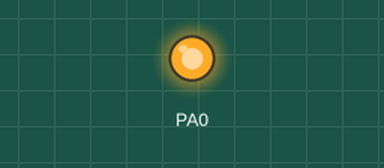
Recording of a program running on a simulated ATmega32, built with avr-gcc and emulated at 16 MHz. Shown: output pins drawn as LEDs (lit = HIGH).

Above: at 0.1 s.
Timing chart, 0 to 1.6 s (numbered marks = the images above):
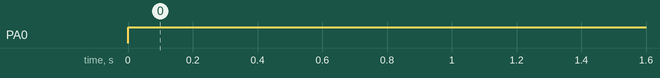

Measured:
- by itself, PA0: LOW → HIGH at 0.00 s

The program:

main.c
```c
/*
 * main.c
 *
 *  Created on: Dec 24, 2022
 *      Author: a7medDawoud
 *      in the main function we will used functions that is in APP.h
 *      to run our APP functions
 *      PushButtons functions are used to choose which APP function will run
 */
#include <stdio.h>
//#include "avr\io.h"
#include "APP.h"
#include "../HAL/LCD/LCD.h"
#include "../HAL/H_Bridge/H_Bridge.h"
#include "../MCAL/SPI/SPI.h"
#include "../MCAL/Timer1/Timer1.h"
#include "../MCAL/Timer0/Timer0.h"
#include "../MCAL/I2C/I2C.h"
#include "../services/Operating_System/OS.h"
/*void TEST();
u16 z;
u8 arr[6];*/
//void Test2();
/*
u32 counter=0;
void Task1(void);
void Task2(void);
void Task3(void);*/

int main(void){
	I2C_vInit();
	SET_BIT(DDRA,0);

	while(1){
		I2C_vSendStart();
		I2C_vSendSlaveAdressWithWrite(11);
		I2C_SendData('A');
		I2C_vSendStop();
		SET_BIT(PORTA,0);
		_delay_ms(5000);
	}

	/*
	//OS
	SET_BIT(DDRD,3);
	SET_BIT(DDRC,2);
	SET_BIT(DDRC,7);
	//SET_BIT(PORTC,7);

	OS_AddTask(0,2,Task1);
	OS_AddTask(1,3,Task2);
	OS_AddTask(2,4,Task3);
	OS_StartScheduler();
	OS_vInit();
	while(1){


	}*/
	/*	//EEprom
	LCD_vInit();
	I2C_vInit();
	u8 counter=0;
	u8 t2=0;
	u8 arr[4];
	u8 arr2[4];
	LCD_vWriteCharacter('A');
	while(1){
		if(PushButton_u8Button2()){
			counter++;
		}
		I2C_vSendStart();
		I2C_vSendSlaveAdress(0b10101001);
		I2C_SendData(0);
		I2C_SendData(counter);
			SET_BIT(DDRC,2);
			SET_BIT(PORTC,2);
		I2C_vSendStop();

			SET_BIT(DDRC,7);
			SET_BIT(PORTC,7);
		_delay_ms(10);
		LCD_vInit();

		I2C_vSendStart();
			SET_BIT(DDRD,3);
			SET_BIT(PORTD,3);
		I2C_vSendSlaveAdress(0b10101001);
		I2C_SendData(0);

		I2C_vRepeatedSendStart();

		I2C_vSendSlaveAdress(0b00000000);
		I2C_vReadData(&t2);
		I2C_vSendStop();
		APP_vToString(arr,t2);
		APP_vToString(arr2,counter);
		LCD_vGoTo(LineOne,0);
		LCD_vWriteString(arr);
		LCD_vGoTo(LineTwo,0);
		LCD_vWriteString(arr2);
	}*/
	/*
	 //I2C
	I2C_vInit();
	while(1){
	I2C_vSendStart();
	I2C_vSendSlaveAdress(0b00000010);
	I2C_SendData('A');
	I2C_vSendStop();

	}*/
	/*
	SPI_vInit();
	SET_BIT(DDRC,2);
	u8 xx;
	while(1){
		SPI_vSlaveRead(&xx);
		if(xx=='A'){
			SET_BIT(PORTC,2);
		}
	}*/
	/*//Timer2
	 * 	TCCR2=0b01101111;
	OCR2=25;
	CLR_BIT(ASSR,3);

	SET_BIT(DDRD,7);*/
	/*	//InPutCapture
	 *
	LCD_vInit();
	EXTI_vEnableGIE();
	Timer0_vCompareCallBack(Test2);
	Timer0_vInit();
	Timer0_vCompareRegister(200);
	Timer0_vEnableCompareInterrupt();
	SET_BIT(DDRD,7);
	SET_BIT(PORTD,7);
	u32 Duty;
	u32 freq;
	u8 arr[10];
	u8 arrr[10];
	Timer1_vInit();
	Timer1_vOverflowInterruptEnable();
	Timer1_vIputCaptureInterruptEnable();
	while(1){
		Timer1_vIputCaptureUnit(&Duty,&freq);
		APP_vToString(arr,Duty);
		APP_vToString(arrr,freq);
		LCD_vGoTo(LineOne,0);
		LCD_vWriteString(arr);
		LCD_vGoTo(LineTwo,0);
		LCD_vWriteString(arrr);
	}*/
	// UART

	//	while(1){
	//
	//	}
	/*
	// * servo Control
	Timer1_vInit();
	while(1){
		if(PushButton_u8Button2()){
			Timer1_vWriteICR1(40000);
			Timer1_vChannelACopmareRegister(2000);
		}
		else if(PushButton_u8Button1()){
			Timer1_vWriteICR1(40000);
			Timer1_vChannelACopmareRegister(4000);
		}
		else if(PushButton_u8Button0()){
			Timer1_vWriteICR1(40000);
			Timer1_vChannelACopmareRegister(3000);
		}
	}*/
	/*
	SET_BIT(DDRD,7);
	SET_BIT(PORTD,7);
	EXTI_vEnableGIE();
	Timer0_vInit();
	Timer0_vEnableCompareInterrupt();
	Timer0_vCompareRegister(250);
	Timer0_vCompareCallBack(Test2);
	while(1){

	}
	 */
	//	APP_vVolumeVerticalLCD();
	/*	EXTI_vEnableGIE();
	ADC_vADCCallBack(TEST);
	LCD_vInit();
	ADC_vInit(Interrupt,ADC1,FreeRunningMode);

		z=ADC_vGetVal(FreeRunningMode);

	//SET_BIT(SREG,7);
	/*	CLR_BIT(PORTA,1);
	ADCSRA = 0x87;			// Enable ADC, fr/128
	ADMUX = 0x61;

	LCD_vInit();
	SET_BIT(ADCSRA,Pin6); //(Start Conversion) after enable


	while(1){

		SET_BIT(ADCSRA,6);
		u32 y;
		u32 z;
		while(GET_BIT(ADCSRA,4)==0);
		_delay_ms(10);

			y = (((u32)ADCH)<<2);
			z = (y*5000)/1024;
			u8 chr[7];
			APP_vToString(chr,z);
			LCD_vWriteString(chr);
			LCD_vGoTo(LineOne,0);
			if(z>1000 && z<2000){
				LedAndBuzzer_vLed0Open();
				LedAndBuzzer_vLed1Close();
				LedAndBuzzer_vLed2Close();

			}
			else if(z<3000 && z>2000){
				LedAndBuzzer_vLed1Open();
				LedAndBuzzer_vLed0Close();
				LedAndBuzzer_vLed2Close();
			}
			else if(z<5000 && z>3000){
				LedAndBuzzer_vLed2Open();
				LedAndBuzzer_vLed0Close();
				LedAndBuzzer_vLed1Close();
			}
			else{
				LCD_vClear();
			}

	}*/
	/*	u8 arr[4]={1,2,1,2};
	u8 ar[3]={1,5,9};
	APP_vLocker(arr,ar);
	LCD_vInit();
	u8 love[8]={0x00,0x0A,0x1F,0x1F,0x1F,0x0E,0x04,0x00};

	_delay_ms(50);
	LCD_vCustomCharacter(love,0);

		LCD_vWriteCharacter(0);

	 while(1){
	 APP_vCalculatorLCD();
	//----------
	 /* 	if(PushButton_u8Button2OneSec()){
		LedAndBuzzer_vLed2Open();
		_delay_ms(250);
		LedAndBuzzer_vLed2Close();
	}
	else if(PushButton_u8Button1LonPress()){
	LedAndBuzzer_vLed1Open();
	_delay_ms(250);
	LedAndBuzzer_vLed1Close();
	}*/
	//	--------keypad
	/*	KAYPAD_vInit();
	u8 xx=KAYPAD_u8GetKey();
	if(xx!=0xff){
		LedAndBuzzer_vLed2Open();
		_delay_ms(250);
		LedAndBuzzer_vLed2Close();
	}
	else if(xx=='-'){
		LedAndBuzzer_vBuzzerOpen();
		_delay_ms(250);
		LedAndBuzzer_vBuzzerClose();
	}
	else if(xx==9){
		LedAndBuzzer_vLed2Open();
		_delay_ms(250);
		LedAndBuzzer_vLed2Close();
	}
	else if(xx=='/'){
		LedAndBuzzer_vBuzzerOpen();
		_delay_ms(250);
		LedAndBuzzer_vBuzzerClose();
		}
	 */

	//-------- LCD

	/*	u8 chr[]="Ahmed";
		APP_vWriteStringManyTimesLCD(chr,sizeof(chr));
		while(1){

		}
	 */
	// --------7Segma
	/*	if(PushButton_u8Button1()){
			APP_vPrint0to99();
			APP_vTaskFinsh();
		}
		else if(PushButton_u8Button2()){
			APP_v3Leds1MinuteEach();
			APP_vTaskFinsh();
		}
		else if(PushButton_u8Button0()){
			APP_vClickCounter();
			APP_vTaskFinsh();
		}
		else{
			//do nothing
		}

	} */
	return 0;
}
/*
void TEST(){
	APP_vToString(arr,z);
	LCD_vWriteString(arr);
	LCD_vGoTo(LineOne,0);

	if(z>1000 && z<2000){
		LedAndBuzzer_vLed0Open();
		LedAndBuzzer_vLed1Close();
		LedAndBuzzer_vLed2Close();

	}
	else if(z<3000 && z>2000){
		LedAndBuzzer_vLed1Open();
		LedAndBuzzer_vLed0Close();
		LedAndBuzzer_vLed2Close();
	}
	else if(z<5000 && z>3000){
		LedAndBuzzer_vLed2Open();
		LedAndBuzzer_vLed0Close();
		LedAndBuzzer_vLed1Close();
	}

}*/
/*
void Test2(){
	counter++;
	if(counter==2){
		CLR_BIT(PORTD,7);
	}
	else if(counter==20){
		SET_BIT(PORTD,7);
		counter=0;
	}
}
 */
/*
 //os

void Task1(){
	TOG_BIT(PORTD,3);
}
void Task2(){
	TOG_BIT(PORTC,2);
}
void Task3(){
	TOG_BIT(PORTC,7);

}*/
```

APP.c
```c
/*
 * APP.c
 *
 *  Created on: Dec 25, 2022
 *      Author: a7medDawoud
 */
#include "APP.h"

//------------ this function take two u8 numbers and print them on the 7Segme at the same time-----
void APP_vPrintNumberSS(u8 loc_u8SegmaPrintNumber1, u8 loc_u8SegmaPrintNumber2){
	_7Segma_vInit();
	u16 loc_delay;
	for(loc_delay=0;loc_delay<100;loc_delay++){
		_7Segma_vPrintNumber1(loc_u8SegmaPrintNumber1);
		_delay_ms(1);
		_7Segma_vPrintNumber2(loc_u8SegmaPrintNumber2);
		_delay_ms(1);
	}
}
void APP_vPrintTwoDigitNumberSS(u8 loc_u8SegmaPrintNumber){
	APP_vPrintNumberSS(loc_u8SegmaPrintNumber/10, loc_u8SegmaPrintNumber%10);
}
//------------ this function take a f32 number and print it on the 7Segme-----
void APP_vPrintDecimalNumberSS(f32 loc_f32SegmaDecimalNumber){
	//------------ DECIMAL POINT PIN------
	DIO_vSetPinDirection(PortB, Pin3, Pin_OutPut);
	u16 Loc_u16SegmaNumber=(loc_f32SegmaDecimalNumber*10);
	_7Segma_vEnableDot();
	APP_vPrintNumberSS(Loc_u16SegmaNumber/10, Loc_u16SegmaNumber%10);
	_7Segma_vDisbleDot();
}
//--------------- this function is used to print from 00 to 99--------
void APP_vPrint0to99SS(){
	u8 Loc_Count,Loc_Count2;
	for(Loc_Count=0;Loc_Count<10;Loc_Count++){
		for(Loc_Count2=0;Loc_Count2<10;Loc_Count2++){
			APP_vPrintNumberSS(Loc_Count,Loc_Count2);
		}
	}
}
//--------------- this function is used to print 1 minute on the 7 segma--------
void APP_vPrint1MinuteSS(){
	u8 Loc_Count,loc_delay;
	for(Loc_Count=0;Loc_Count<=60;Loc_Count++){
		for(loc_delay=0;loc_delay<4;loc_delay++){
			APP_vPrintTwoDigitNumberSS(Loc_Count);
		}
	}
}
/*--------------- this function is used to count the
 * (number clicks on pushbutton 1 Subtracted from number clicks on pushbutton 2)
 * and print it on the 7Segma*/
void APP_vClickCounterPB(){
	u8 Loc_Count;
	for(Loc_Count=0;Loc_Count<100;){
		if(PushButton_u8Button1()){
			Loc_Count++;
			APP_vPrintTwoDigitNumberSS(Loc_Count);
			APP_vPrintTwoDigitNumberSS(Loc_Count);
		}
		else if(PushButton_u8Button2()&&Loc_Count!=0){
			Loc_Count--;
			APP_vPrintTwoDigitNumberSS(Loc_Count);
			APP_vPrintTwoDigitNumberSS(Loc_Count);
		}
		else{
			APP_vPrintTwoDigitNumberSS(Loc_Count);
		}
	}
}
/*---------this function is used to count 3 minutes every minute a led will turn on--------*/
void APP_v3Leds1MinuteEachSS(){
	APP_vPrint1MinuteSS();
	LedAndBuzzer_vLed0Open();
	APP_vPrint1MinuteSS();
	LedAndBuzzer_vLed1Open();
	APP_vPrint1MinuteSS();
	LedAndBuzzer_vLed2Open();
	_delay_ms(250);
	_delay_ms(250);
	LedAndBuzzer_vLed0Close();
	LedAndBuzzer_vLed1Close();
	LedAndBuzzer_vLed2Close();
}
/*------------ this function is used to turn all LEDs and buzzer 3 times
 * -------------- to show that Task is finished--------*/
void APP_vTaskFinsh(){
	LedAndBuzzer_vFlash(3);
}
//-----------------
void APP_vWriteStringManyTimesLCD(u8 *Loc_u8Array,u8 Loc_u8size){
	LCD_vInit();
	u8 i;
	for(i=0;i<=((16/Loc_u8size));i++){
		LCD_vGoTo(LineOne,((Loc_u8size-1)*i));
		LCD_vWriteString(Loc_u8Array);
		_delay_ms(250);
		LCD_vClear();
	}
	for(i=0;i<=((16/Loc_u8size));i++){
		LCD_vGoTo(LineTwo,((Loc_u8size-1)*i));
		LCD_vWriteString(Loc_u8Array);
		_delay_ms(250);
		LCD_vClear();
	}
}
//-----------------
void APP_vToString(u8 str[], u16 num){
	u8 i, len = 0 ;
	u16 n,rem;
	n = num;
	while (n != 0)
	{
		len++;
		n /= 10;
	}
	for (i = 0; i < len; i++)
	{
		rem = num % 10;
		num = num / 10;
		str[len - (i + 1)] = rem + '0';
	}
	str[len] = '\0';
}
//-----------------
void APP_vCalculatorLCD(){
	//-- while(!=)
	u8 Loc_u8Num1=0,Loc_u8Num2,Loc_u8Symbol1,Loc_u8Symbol2,Loc_u8sum;
	KAYPAD_vInit();
//Busy Wait
	while(1){
		Loc_u8Num1=KAYPAD_u8GetKey();
		_delay_ms(50);
		if(Loc_u8Num1!=0xff){
			LCD_vInit();
			LCD_vWriteCharacter(Loc_u8Num1+48);
			break;
		}
	}
	_delay_ms(50);
	KAYPAD_vInit();
	//--- delete all while 1 and replace it with if that take v and it count
	while(1){
		Loc_u8Symbol1=KAYPAD_u8GetKey();
		_delay_ms(50);
		if(Loc_u8Symbol1=='/'||Loc_u8Symbol1=='*'||Loc_u8Symbol1=='-'||Loc_u8Symbol1=='+'||Loc_u8Symbol1=='%'){
			LCD_vInitWithOutClear();
			LCD_vGoTo(LineOne,1);
			LCD_vWriteCharacter(Loc_u8Symbol1);
			break;
		}
	}
	_delay_ms(50);
	KAYPAD_vInit();
	while(1){
		Loc_u8Num2=KAYPAD_u8GetKey();
		_delay_ms(50);
		if(Loc_u8Num2!=0xff){
			LCD_vInitWithOutClear();
			LCD_vGoTo(LineOne,2);
			LCD_vWriteCharacter(Loc_u8Num2+48);
			break;
		}
	}
	_delay_ms(50);
	KAYPAD_vInit();
	while(1){
		Loc_u8Symbol2=KAYPAD_u8GetKey();
		_delay_ms(50);
		if(Loc_u8Symbol2=='='){
			LCD_vInitWithOutClear();
			LCD_vGoTo(LineOne,3);
			LCD_vWriteCharacter(Loc_u8Symbol2);
			break;
		}
	}
	if(Loc_u8Symbol1=='+'){
		Loc_u8sum=Loc_u8Num1+Loc_u8Num2;
	}
	else if(Loc_u8Symbol1=='-'){
		Loc_u8sum=Loc_u8Num1-Loc_u8Num2;
	}
	else if(Loc_u8Symbol1=='/'){
		Loc_u8sum=Loc_u8Num1/Loc_u8Num2;
	}
	else if(Loc_u8Symbol1=='*'){
		Loc_u8sum=Loc_u8Num1*Loc_u8Num2;
	}
	else if(Loc_u8Symbol1=='%'){
		Loc_u8sum=Loc_u8Num1%Loc_u8Num2;
	}
	else{
		//do nothing
	}
	LCD_vInitWithOutClear();
	LCD_vGoTo(LineOne,4);
	u8 arr[3];
	APP_vToString(arr,Loc_u8sum);
	LCD_vWriteString(arr);
	_delay_ms(100);
}
//-----------------
void APP_vLocker(u8 *Loc_CorrectUserName4,u8 *Loc_CorrectPassword3){
	u8 i;
	u8 user[4],pass[3];
	while(1){
		LCD_vInit();
		u8 User[]="Enter UserNam";
		LCD_vWriteString(User);
		for(i=0;i<4;i++){
			KAYPAD_vInit();
			while(1){
				user[i]=KAYPAD_u8GetKey();
				_delay_ms(50);
				if(user[i]!=0xff){
					LCD_vInitWithOutClear();
					LCD_vGoTo(LineTwo,i);
					LCD_vWriteCharacter((user[i])+48);
					break;
				}
			}

		}
		if(APP_u8compareArray(Loc_CorrectUserName4,user,4)==0){
			u8 Wrong[]="Wrong UserNam";
			LCD_vInit();
			LCD_vWriteString(Wrong);
			_delay_ms(250);
		}
		else if(APP_u8compareArray(Loc_CorrectUserName4,user,4)==1){
			break;
		}
		else{
			//do nothing
		}
	}
	u8 WrongPassCounter ;
	for(WrongPassCounter=0;WrongPassCounter<3;WrongPassCounter++){
		LCD_vInit();
		u8 Pass[]="Enter Pass";
		LCD_vWriteString(Pass);
		LCD_vGoTo(LineTwo,0);
		for(i=0;i<3;i++){
			KAYPAD_vInit();
			while(1){
				pass[i]=KAYPAD_u8GetKey();
				_delay_ms(50);
				if(pass[i]!=0xff){
					LCD_vInitWithOutClear();
					LCD_vGoTo(LineTwo,i);
					LCD_vWriteCharacter('*');
					break;
				}
			}
		}
		if(APP_u8compareArray(Loc_CorrectPassword3,pass,3)==0){
			LCD_vInit();
			u8 Wrong[]="Wrong Pass";
			LCD_vWriteString(Wrong);
			_delay_ms(250);
		}
		else if(APP_u8compareArray(Loc_CorrectPassword3,pass,3)==1){
			LCD_vInit();
			u8 Welcome[]="Welcome";
			LCD_vWriteString(Welcome);
			_delay_ms(250);
			break;
		}
		else{
			//do nothing
		}
	}
	if(WrongPassCounter==3){
		LCD_vInit();
		u8 Wrong1[]="Try latter";
		LCD_vWriteString(Wrong1);
	}
	else{
		//do nothing
	}
}
//----------------
u8 APP_u8compareArray(u8 *ptr1,u8 *ptr2,u8 size){
	u8 i;
	for(i=0;i<size;i++){
		if(ptr1[i]!=ptr2[i])
			return 0;
	}
	return 1;
}
//------------------------
void APP_vVolumeLCD(){
	LCD_vInit();
	u16 z;
	u8 counter=0,i,y;
	u8 chrr[8]={0x1F,0x1F,0x1F,0x1F,0x1F,0x1F,0x1F,0x1F};
	u8 chr0[8]={0x00,0x00,0x00,0x00,0x00,0x00,0x00,0x00};
	LCD_vCustomCharacter(chrr,0);
	LCD_vCustomCharacter(chr0,1);
	ADC_vInit(Polling,ADC1,FreeRunningMode);
	while(1){
		z=ADC_vGetVal(FreeRunningMode);
		while(z>311){
			z=z-311;
			counter++;
		}
		for(i=0;i<counter;i++){
			LCD_vWriteCharacter(0);
		}
		for(i=y;i>counter;i--){
			LCD_vGoTo(LineOne,i);
			LCD_vWriteCharacter(1);
		}
		y=counter;
		if(counter==16){
			LedAndBuzzer_vBuzzerOpen();
			_delay_ms(250);
			LedAndBuzzer_vBuzzerClose();
		}
		LCD_vGoTo(LineOne,0);
		counter=0;
	}
}
//-
void APP_vVolumeVerticalLCD(){
	LCD_vInit();
	ADC_vInit();
	s16 z;
	s8 counter=0,i,j,y=0;
	u8 arr1[8][8];
	for(i=0;i<8;i++){
		for(j=i;j<8;j++){
			arr1[i][7-j]=0x00;
		}
		for(j=0;j<=i;j++){
			arr1[i][7-j]=0x1F;
		}
		LCD_vCustomCharacter(arr1[i],i);
	}
	while(1){
		z=ADC_vGetVal();
		while(z>611){
			z=z-611;
			counter++;
		}
		for(i=y;i<counter;i++){
			LCD_vGoTo(LineOne,i);
			LCD_vWriteCharacter(i);
		}
		for(i=y;i>counter;i--){
			LCD_vGoTo(LineOne,i);
			LCD_vWriteCharacter(0);
		}
		y=counter;
		if(counter==8){
			LedAndBuzzer_vBuzzerOpen();
			_delay_ms(250);
			LedAndBuzzer_vBuzzerClose();
		}

		counter=0;
	}
}
```

APP.h
```c
/*
 * APP.h
 *
 *  Created on: Dec 25, 2022
 *      Author: a7med
 *      APP files uses the _7Segma.h and PushButtons functions to do specific tasks
 *      this file include prototype of each function
 */
#ifndef APP_H
#define APP_H
#include "../HAL/_7Segma/_7Segma.h"
#include "../HAL/KEYPAD/KEYPAD.h"
#include "../HAL/ledAndBuzzer/LedAndBuzzer.h"
#include "../HAL/LCD/LCD.h"
#include "../HAL/PushButtons/PushButtons.h"
#include "../MCAL/ADC/ADC.h"


void APP_vPrintNumberSS(u8 loc_u8SegmaPrintNumber1, u8 loc_u8SegmaPrintNumber2);
void APP_vPrintTwoDigitNumberSS(u8 loc_u8SegmaPrintNumber);
void APP_vPrintDecimalNumberSS(f32 loc_f32SegmaDecimalNumber);
void APP_vPrint0to99SS();
void APP_vPrint1MinuteSS();
void APP_vClickCounterPB();
void APP_v3Leds1MinuteEachSS();
void APP_vTaskFinsh();
void APP_vToString(u8 str[], u16 num);
void APP_vCalculatorLCD();
void APP_vWriteStringManyTimesLCD(u8 *Loc_u8Array,u8 Loc_u8size);
u8 APP_u8compareArray(u8 *ptr1,u8 *ptr2,u8 size);
void APP_vLocker(u8 *Loc_CorrectUserName,u8 *Loc_CorrectPassword);
void APP_vVolumeLCD();
void APP_vVolumeVerticalLCD();
#endif //APP_H
```

OS.h
```c
/*
 * OS.h
 *
 *  Created on: Feb 10, 2023
 *      Author: a7med
 */
/**********************************************************************************************************************
 *  FILE DESCRIPTION
 *  -------------------------------------------------------------------------------------------------------------------
 *         File:  <OS.h>
 *      Created on: Feb 10, 2023
 *      Author: a7meddawoud
 *
 *  Description:  <opertaing system functions prototypes and task struct>
 *
 *********************************************************************************************************************/
#ifndef SERVICES_OPERATING_SYSTEM_OS_H_
#define SERVICES_OPERATING_SYSTEM_OS_H_
/**********************************************************************************************************************
 * INCLUDES
 *********************************************************************************************************************/
#include "../../MCAL/Timer1/Timer1.h"
#include "OS_Config.h"
/**********************************************************************************************************************
 *  GLOBAL DATA TYPES AND STRUCTURES
 *********************************************************************************************************************/
typedef struct task{
	void(*ptr)();
	u32 preucuty;
}tasks;
/**********************************************************************************************************************
 *  GLOBAL FUNCTION PROTOTYPES
 *********************************************************************************************************************/
void OS_vInit();
void OS_AddTask(u8 Loc_priority,u32 Loc_preucuty, void(*ptrr)(void));
void OS_Scheduler();
void OS_StartScheduler();
#endif /* SERVICES_OPERATING_SYSTEM_OS_H_ */
/**********************************************************************************************************************
 *  END OF FILE: OS.h
 *********************************************************************************************************************/
```

H_Bridge.h
```c
/*
 * H_Bridge.h
 *
 *  Created on: Jan 18, 2023
 *      Author: a7med
 */

#ifndef HAL_H_BRIDGE_H_BRIDGE_H_
#define HAL_H_BRIDGE_H_BRIDGE_H_
#include "../../MCAL/DIO/DIO.h"
#define ConnectionsToGroundAndVoltage 0
#define BidirectionalDCMotorControl 1

void H_Bridge_vInit();
void H_Bridge_vRunM1AndStopM2();
void H_Bridge_vRunM2AndStopM1();
void H_Bridge_vM1AndM2FreeRuningStop();
void H_Bridge_vM1AndM2TurnRight();
void H_Bridge_vM1AndM2TurnLeft();
void H_Bridge_vM1AndM2FastStop();
#endif /* HAL_H_BRIDGE_H_BRIDGE_H_ */
```

Source omitted: OS.c (3863 bytes), Config_KEYPAD.c (1464 bytes), OS_Config.h (1319 bytes), H_Bridge.c (1276 bytes), KEYPAD.c (3532 bytes), KEYPAD.h (1883 bytes), LCD.c (2838 bytes), LCD.h (628 bytes), PushButtons.c (4046 bytes), PushButtons.h (1714 bytes), _7Segma.c (2211 bytes), _7Segma.h (659 bytes) and 27 more
